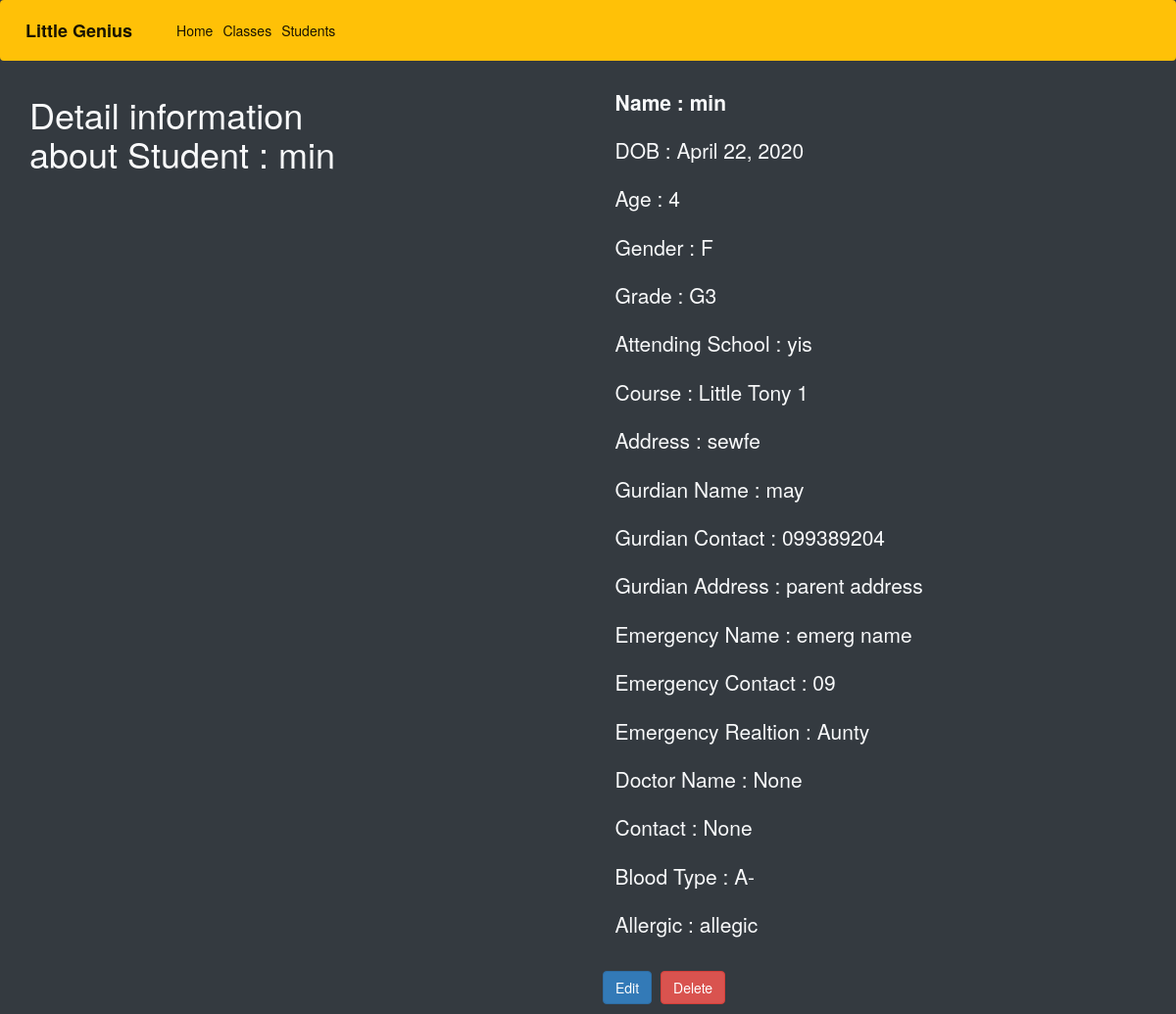
Page /stds/1 on the committed database.
### genius/models.py (models this page shows, shortened)
class Students(models.Model):
    created_by = models.ForeignKey(
        User, on_delete=models.SET_NULL, default=1, null=True)
    name = models.CharField(max_length=200, null=True)
    dob = models.DateField(null=True, verbose_name='Date of Birth')
    age = models.IntegerField()
    grade_choice = (
        ('G1', 'Grade-1'),
        ('G2', 'Grade-2'),
        ('G3', 'Grade-3'),
        ('G4', 'Grade-4'),
        ('G5', 'Grade-5'),
        ('G6', 'Grade-6'),
        ('G7', 'Grade-7'),
        ('G8', 'Grade-8'),
        ('G9', 'Grade-9'),
        ('G10', 'Grade-10'),
        ('G11', 'Grade-11'),
        ('G12', 'Grade-12'),
    )
    gender_choice=(
        ('M', 'Male'),
        ('F', 'Female'),
        ('N', 'None'),
    )
    blood_choice=(
        ('O', 'O'),
        ('A-', 'A-'),
        ('B+', 'B+'),
        ('B-', 'B-'),
        ('A+', 'A+'),
        ('AB', 'AB'),
    )
    relation_choice=(
        ('Uncle', 'Uncle'),
        ('Aunty', 'Aunty'),
        ('Father', 'Father'),
        ('Mother', 'Mother'),
        ('Grandpa', 'Grandpa'),
        ('Grandma', 'Grandma'),
        ('Sister', 'Sister'),
        ('Brother', 'Brother'),
    )
    gender=models.CharField(choices=gender_choice, max_length=10, null=True)
    grade = models.CharField(choices=grade_choice, max_length=10, null=True)
    attending_school = models.CharField(max_length=100, null=True)
    course = models.ForeignKey(
        Create_Class, on_delete=models.SET_NULL, default=1, null=True)
    address = models.TextField(null=True)
    parent_name = models.CharField(max_length=200, null=True)
    parent_contact = models.CharField(max_length=20, null=True)
    parent_address = models.TextField(null=True)
    emerg_name = models.CharField(max_length=200, null=True, verbose_name='Emergency Name')
    emerg_contact = models.CharField(max_length=20, null=True, verbose_name='Emergency Contact')
    emerg_relation = models.CharField(choices=relation_choice ,max_length=20, null=True, verbose_name='Emergency Relationship')
    doc_name = models.CharField(max_length=200, null=False, default='None', verbose_name='Doctor Name')
    doc_contact = models.CharField(max_length=20, null=False, default='None', verbose_name='Doctor Contact')
    blood_type = models.CharField(choices=blood_choice,max_length=10, null=True)
    allergic = models.TextField(null=True)
    objects = StudentPostManager()
    def get_absolute_url(self):
        return f"/stds/{self.pk}"
    def get_edit_student(self):
        return f"{self.get_absolute_url()}/edit"
    def get_delete_student(self):
        return f"{self.get_absolute_url()}/delete"

class Create_Class(models.Model):
    created_by = models.ForeignKey(
        User, on_delete=models.SET_NULL, null=True, default=1)
    class_name = models.CharField(max_length=150, null=True)
    from_choice = (
        ('Mon', 'Monday'),
        ('Tue', 'Tuesday'),
        ('Wed', 'Wednesday'),
        ('Thu', 'Thursday'),
        ('Fri', 'Friday'),
        ('Sat', 'Saturday'),
        ('Sun', 'Sunday'),
    )
    from_days = models.CharField(max_length=10, choices=from_choice)
    to_days = models.CharField(max_length=10, choices=from_choice)
    from_time = models.TimeField()
    to_time = models.TimeField()
    created_on = models.DateTimeField(auto_now=True)

### genius/views.py (the view)
# urls.py: path('stds/<int:id>',Student_Detail , name='std-detail'),
def Student_Detail(request, id):
    objs = get_object_or_404(Students, id=id)
    templatename = 'genius/students_detail.html'
    context = {'obj': objs, 'form': None}
    return render(request, templatename, context)

### genius/templates/genius/students_detail.html (shortened to what this page needs)
{% extends 'base.html' %}
{% block content %}
<div class="row ">
    <div class="col">
        <h1 class="ml-4">Detail information <br> about Student : {{obj.name}}</h1>
    </div>
    <div class="col-6">
        <div class="">
            <div class="card-dark text-light ">
                    <div class="card-body">
                        <p class="lead font-weight-bold"> Name : {{obj.name}}</p>
                        <p class="lead">DOB : {{obj.dob}}</p>
                        <p class="lead">Age : {{obj.age}}</p>
                        <p class="lead">Gender : {{obj.gender}}</p>
                        <p class="lead">Grade : {{obj.grade}}</p>
                        <p class="lead">Attending School : {{obj.attending_school}}</p>
                        <p class="lead">Course : {{obj.course.class_name}}</p>
                        <p class="lead">Address : {{obj.address}}</p>
                        <p class="lead">Gurdian Name : {{obj.parent_name}}</p>
                        <p class="lead">Gurdian Contact : {{obj.parent_contact}}</p>
                        <p class="lead">Gurdian Address : {{obj.parent_address}}</p>
                        <p class="lead">Emergency Name : {{obj.emerg_name}}</p>
                        <p class="lead">Emergency Contact : {{obj.emerg_contact}}</p>
                        <p class="lead">Emergency Realtion : {{obj.emerg_relation}}</p>
                        <p class="lead">Doctor Name : {{obj.doc_name}}</p>
                        <p class="lead">Contact : {{obj.doc_contact}}</p>
                        <p class="lead">Blood Type : {{obj.blood_type}}</p>
                        <p class="lead">Allergic : {{obj.allergic}}</p>
                    </div>
                    <div class="card-foot mb-3">
                        <a class="btn btn-primary" href="{{ obj.get_edit_student }}">Edit</a>
                        <a class="btn btn-danger ml-2" href="{{ obj.get_delete_student }}">Delete</a>
                    </div>
                </div>
            </div>
        </div>
    </div>
</div>
{% endblock content %}

### rows in the picture
Students: name "min", dob "April 22, 2020", age "4", gender "F", grade "G3", attending_school "yis", course.class_name "Little Tony 1", address "sewfe", parent_name "may", parent_contact "099389204", parent_address "parent address", emerg_name "emerg name", emerg_contact "09", emerg_relation "Aunty", doc_name "None", doc_contact "None", blood_type "A-", allergic "allegic"
